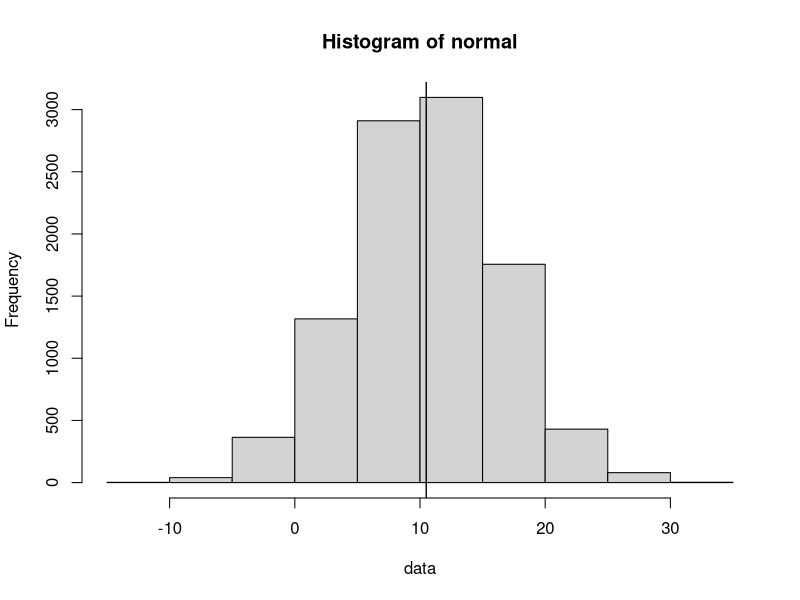

This chart was generated by the following R code:
data <- seq(1, 20, by=1)
test <- t.test(data, alternative="two.sided", mu=10, conf.int=0.95)
normal <- rnorm(n=10000, m=mean(data), sd=sd(data))
hist(normal, xlab="data")
abline(v=c(mean(data),mean(data)))
